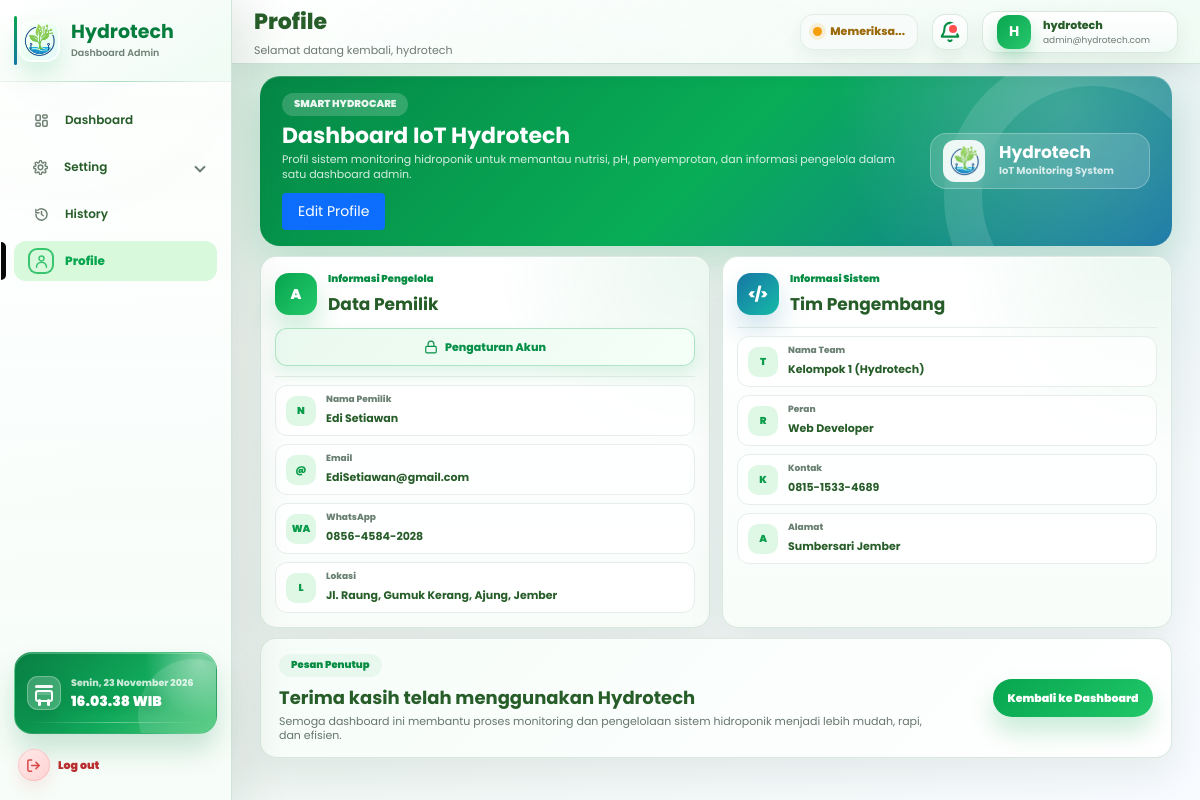
The page /pages/profile.php (signed in) on the database its author committed.
### tables this page shows
CREATE TABLE IF NOT EXISTS `profile` (
    `profile_id` INT AUTO_INCREMENT PRIMARY KEY,
    `user_id` INT NOT NULL,
    `section` ENUM('owner','team') NOT NULL,
    `label` VARCHAR(100) NOT NULL,
    `value` TEXT NOT NULL,
    `sort_order` INT NOT NULL DEFAULT 0,
    INDEX `idx_profile_user` (`user_id`),
    UNIQUE KEY `uq_profile_section_label` (`user_id`, `section`, `label`),
    CONSTRAINT `fk_profile_user` FOREIGN KEY (`user_id`)
        REFERENCES `users` (`user_id`) ON DELETE CASCADE ON UPDATE CASCADE
);

### pages/profile.php (the view, shortened to what this page needs)
<?php
$pdo = getDBConnection();
$stmt = $pdo->query("SELECT `profile_id` AS `id`, `section`, `label`, `value`, `sort_order` FROM profile ORDER BY section, sort_order");
$profileRows = $stmt->fetchAll();
$owner = array_filter($profileRows, fn($r) => $r['section'] === 'owner');
$team = array_filter($profileRows, fn($r) => $r['section'] === 'team');
function getProfileVal($rows, $label, array $aliases = []) {
    foreach ([...[$label], ...$aliases] as $want) {
        foreach ($rows as $r) {
            if ($r['label'] === $want) return htmlspecialchars($r['value']);
        }
    }
    return '';
}
?>
<!doctype html>
<html lang="id">
  <head>
    <link rel="stylesheet" href="../css/profile.css" />
    <link rel="stylesheet" href="../css/account-modal.css" />
  </head>
  <body>
    <div class="app">
      <main class="main">
        <header class="topbar">
          <div class="page-title">
            <h1>Profile</h1>
            <p>Selamat datang kembali, <?php echo htmlspecialchars($_SESSION['username'] ?? 'Admin'); ?></p>
          </div>
          <div class="admin">
            <div class="bell" aria-label="Notifikasi"></div>
            <div class="admin-card">
              <div class="admin-a"><?php echo strtoupper(substr($_SESSION['username'] ?? 'A', 0, 1)); ?></div>
              <div>
                <div class="admin-name"><?php echo htmlspecialchars($_SESSION['username'] ?? 'Admin'); ?></div>
                <div class="admin-email">admin@hydrotech.com</div>
              </div>
            </div>
          </div>
        </header>
        <div class="profile-wrap">
          <section class="profile-hero">
            <div class="profile-hero-copy">
              <span class="profile-kicker">SMART HYDROCARE</span>
              <h2>Dashboard IoT Hydrotech</h2>
              <p>
                Profil sistem monitoring hidroponik untuk memantau nutrisi, pH,
                penyemprotan, dan informasi pengelola dalam satu dashboard
                admin.
              </p>
              <button class="edit-btn" onclick="toggleEditMode()" id="editBtn">Edit Profile</button>
            </div>
            <div class="profile-hero-panel">
              <img src="../assets/Logo_hydrotech.png" alt="Logo Hydrotech" />
              <div>
                <strong>Hydrotech</strong>
                <span>IoT Monitoring System</span>
              </div>
            </div>
          </section>
          <section class="profile-cards" id="profileForm">
            <article class="info-card owner-card">
              <div class="profile-card-head">
                <div class="round-user">A</div>
                <div>
                  <span>Informasi Pengelola</span>
                  <h3>Data Pemilik</h3>
                </div>
                <button
                  type="button"
                  class="account-settings-btn"
                  data-account-settings
                  data-username="<?php echo htmlspecialchars($_SESSION['username'] ?? ''); ?>"
                >
                  <svg viewBox="0 0 24 24" fill="none" stroke="currentColor" stroke-width="2" stroke-linecap="round" stroke-linejoin="round" aria-hidden="true">
                    <rect width="18" height="11" x="3" y="11" rx="2" ry="2" />
                    <path d="M7 11V7a5 5 0 0 1 10 0v4" />
                  </svg>
                  Pengaturan Akun
                </button>
              </div>
              <div class="info-line">
                <span class="li">N</span>
                <div>
                  <small>Nama Pemilik</small>
                  <b class="editable-text"><?php echo getProfileVal($owner, 'Nama Pemilik', ['Nama']) ?: 'Edi Setiawan'; ?></b>
                </div>
              </div>
              <div class="info-line">
                <span class="li">@</span>
                <div>
                  <small>Email</small>
                  <b class="editable-text"><?php echo getProfileVal($owner, 'Email', ['Email']) ?: 'EdiSetiawan@gmail.com'; ?></b>
                </div>
              </div>
              <div class="info-line">
                <span class="li">WA</span>
                <div>
                  <small>WhatsApp</small>
                  <b class="editable-text"><?php echo getProfileVal($owner, 'WhatsApp', ['WA']) ?: '0856-4584-2028'; ?></b>
                </div>
              </div>
              <div class="info-line">
                <span class="li">L</span>
                <div>
                  <small>Lokasi</small>
                  <b class="editable-text"><?php echo getProfileVal($owner, 'Lokasi', ['Lokasi']) ?: 'Jl. Raung, Gumuk Kerang, Ajung, Jember'; ?></b>
                </div>
              </div>
            </article>
            <article class="info-card team-card">
              <div class="profile-card-head">
                <div class="round-code">&lt;/&gt;</div>
                <div>
                  <span>Informasi Sistem</span>
                  <h3>Tim Pengembang</h3>
                </div>
              </div>
              <div class="info-line">
                <span class="li">T</span>
                <div>
                  <small>Nama Team</small>
                  <b class="editable-text"><?php echo getProfileVal($team, 'Nama Team') ?: 'Kelompok 1 (Hydrotech)'; ?></b>
                </div>
              </div>
              <div class="info-line">
                <span class="li">R</span>
                <div>
                  <small>Peran</small>
                  <b class="editable-text"><?php echo getProfileVal($team, 'Peran') ?: 'Web Developer'; ?></b>
                </div>
              </div>
              <div class="info-line">
                <span class="li">K</span>
                <div>
                  <small>Kontak</small>
                  <b class="editable-text"><?php echo getProfileVal($team, 'Kontak') ?: '0815-1533-4689'; ?></b>
                </div>
              </div>
              <div class="info-line">
                <span class="li">A</span>
                <div>
                  <small>Alamat</small>
                  <b class="editable-text"><?php echo getProfileVal($team, 'Alamat') ?: 'Sumbersari Jember'; ?></b>
                </div>
              </div>
            </article>
          </section>
          <section class="profile-summary">
            <div>
              <span class="profile-kicker">Pesan Penutup</span>
              <h2>Terima kasih telah menggunakan Hydrotech</h2>
              <p>
                Semoga dashboard ini membantu proses monitoring dan pengelolaan
                sistem hidroponik menjadi lebih mudah, rapi, dan efisien.
              </p>
            </div>
            <a class="profile-action" href="hydrotech-dashboard-panel-2026.php"
              >Kembali ke Dashboard</a
            >
          </section>
        </div>
      </main>
    </div>
  </body>
</html>

### css/global.css (style rules this page uses)
:root { --green: #07a64f; --green-dark: #008d43; --green-soft: #d8f8df; --green-pale: #eef9f1; --text: #275d29; --muted: #8b928d; --line: #e5ece7; --bg: #f4f7f8; --danger: #db0808; --shadow: 0 6px 18px rgba(23, 32, 26, 0.12); --radius: 14px; --shell-top-surface: linear-gradient( 135deg, rgba(255, 255, 255, 0.6), rgba(237, 251, 243, 0.78) ), linear-gradient( 180deg, rgba(255, 255, 255, 0.94), rgba(247, 253, 249, 0.9) ), radial-gradient(circle at 28% 4%, rgba(7, 166, 79, 0.14), transparent 30%), #ffffff; }
* { box-sizing: border-box; }
html, body { margin: 0; font-family: "Poppins", sans-serif; color: var(--text); background: var(--bg); font-size: 14px; }
a { text-decoration: none; color: inherit; }
button, input, select { font-family: inherit; }
.app { display: flex; min-height: 100vh; }
.main { margin-left: 232px; min-height: 100vh; width: calc(100% - 232px); }
.topbar { min-height: 64px; background: rgba(255, 255, 255, 0.9); backdrop-filter: blur(14px); display: flex; align-items: center; justify-content: space-between; padding: 0 22px; border-bottom: 1px solid rgba(224, 235, 229, 0.9); box-shadow: 0 10px 26px rgba(24, 56, 36, 0.05); position: sticky; top: 0; z-index: 4; }
.page-title h1 { font-size: 22px; margin: 0 0 4px; font-weight: 800; color: #275d29; letter-spacing: 0; }
.page-title p { font-size: 11px; color: #6e7b72; margin: 0; }
.admin { display: flex; align-items: center; gap: 14px; position: relative; }
.bell { width: 36px; height: 36px; border: 1px solid #e2eee7; border-radius: 13px; background: #f7fbf9; display: grid; place-items: center; position: relative; box-shadow: 0 8px 18px rgba(24, 56, 36, 0.06); color: transparent; font-size: 0; cursor: pointer; transition: background 0.2s ease, border-color 0.2s ease, box-shadow 0.2s ease, transform 0.2s ease; }
.bell:before { content: ""; width: 22px; height: 22px; background: #078d43; }
.bell:after { content: ""; width: 8px; height: 8px; background: #ff4f4f; border: 2px solid white; border-radius: 50%; position: absolute; right: 8px; top: 8px; }
.admin-card { min-height: 42px; min-width: 196px; background: #f8fbf9; border: 1px solid #e2eee7; border-radius: 14px; display: flex; align-items: center; gap: 12px; padding: 0 14px; box-shadow: 0 8px 18px rgba(24, 56, 36, 0.06); }
.admin-a { width: 34px; height: 34px; border-radius: 12px; background: linear-gradient(135deg, var(--green), #29c86e); color: white; display: grid; place-items: center; font-weight: 700; box-shadow: 0 8px 16px rgba(7, 166, 79, 0.22); }
.admin-name { font-size: 11px; font-weight: 800; color: #275d29; }
.admin-email { font-size: 9px; color: #6d7a72; }
body:not(.login-page) { background: radial-gradient(circle at 22% 8%, rgba(7, 166, 79, 0.09), transparent 24%), radial-gradient( circle at 88% 18%, rgba(22, 118, 164, 0.08), transparent 28% ), linear-gradient(135deg, #f5faf7 0%, #eef6f2 48%, #f8fbff 100%); }
.main > .topbar { background: var(--shell-top-surface); background-color: #f4fbf7; backdrop-filter: none; -webkit-backdrop-filter: none; border-bottom: 1px solid rgba(206, 226, 214, 0.92); box-shadow: 0 8px 22px rgba(20, 51, 32, 0.06); }
.bell, .admin-card { background: linear-gradient( 180deg, rgba(255, 255, 255, 0.94), rgba(243, 251, 247, 0.94) ); border-color: rgba(215, 233, 222, 0.92); box-shadow: 0 10px 22px rgba(24, 56, 36, 0.08); }

### pages/profile.php (style rules this page uses)
.edit-btn { background-color: #0d6efd; color: #fff; border: none; padding: 8px 16px; border-radius: 4px; cursor: pointer; font-size: 14px; margin-top: 10px; }
.profile-hero { height: auto !important; max-height: none !important; }
.profile-wrap { height: auto !important; min-height: calc(100vh - 64px); overflow: visible !important; }
.main:has(.profile-wrap) { height: auto !important; min-height: 100vh !important; overflow: visible !important; }

### rows shown on the page
profile: value "Edi Setiawan"
profile: value "EdiSetiawan@gmail.com"
profile: value "0856-4584-2028"
profile: value "Jl. Raung, Gumuk Kerang, Ajung, Jember"
profile: value "Kelompok 1 (Hydrotech)"
profile: value "Web Developer"
profile: value "0815-1533-4689"
profile: value "Sumbersari Jember"

### other values the page prints
$_SESSION['username'] "hydrotech"
substr($_SESSION['username'] ?? 'A', 0, 1) "H"
